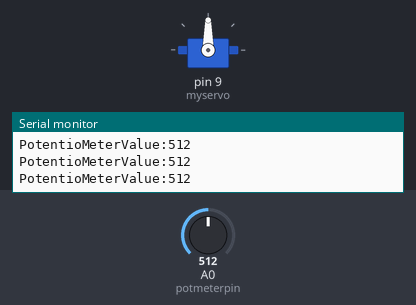
Recording of a sketch running on a simulated Arduino Uno, built with avr-gcc and run on an emulated ATmega328P. Parts: servo, the last lines printed to the serial monitor. The test bench sets the inputs (shaded band); at power-on: A0 (potmeterpin) = 512.

Above: at 1.2 s.
1.3 s: A0 (potmeterpin) set to 716
At 2.2 s:
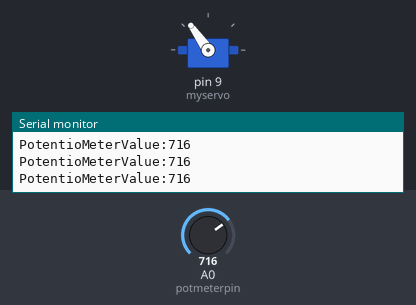
2.8 s: A0 (potmeterpin) set to 900
At 3.4 s:
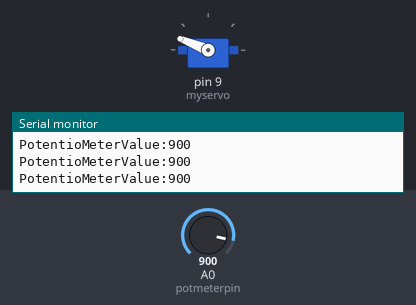
4.3 s: A0 (potmeterpin) set to 1023
At 4.7 s:
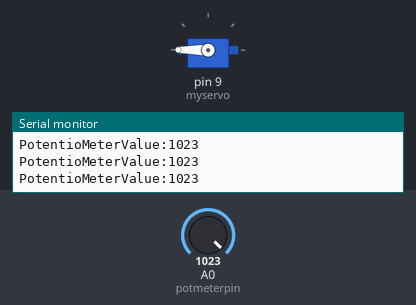
5.8 s: A0 (potmeterpin) set to 306
At 7.0 s:
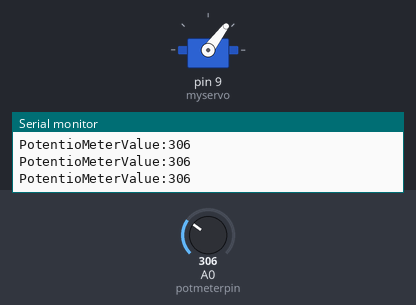
7.3 s: A0 (potmeterpin) set to 122
At 8.3 s:
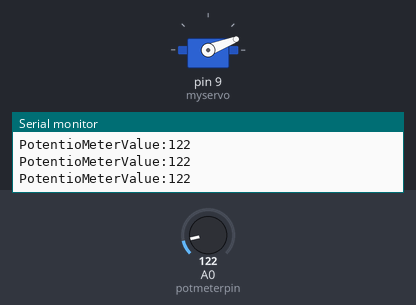
8.8 s: A0 (potmeterpin) set to 0
At 9.5 s:
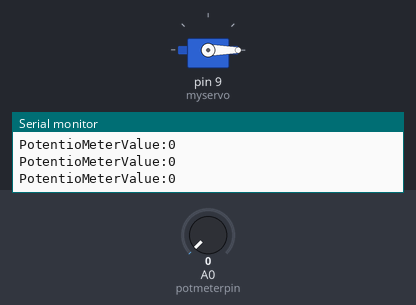
Timing chart, 0 to 11.3 s (numbered marks = the images above; inputs shaded):
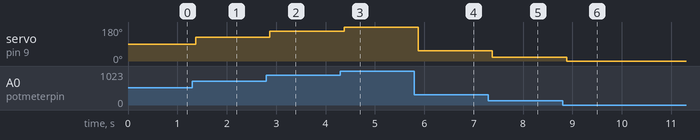

Measured:
- after the input at 1.3 s, servo on pin 9 (myservo): 90° → 125° after 0.07 s
- after the input at 2.8 s, servo on pin 9 (myservo): 125° → 158° after 0.07 s
- after the input at 4.3 s, servo on pin 9 (myservo): 158° → 180° after 0.08 s
- after the input at 5.8 s, servo on pin 9 (myservo): 180° → 53° after 0.08 s
- after the input at 7.3 s, servo on pin 9 (myservo): 53° → 21° after 0.08 s
- after the input at 8.8 s, servo on pin 9 (myservo): 21° → 0° after 0.08 s

The sketch:

Servoooooooooooooo.ino
```cpp
/*	This is a default program--
	Use File->Load Prog to load a different program
*/
# include <Servo.h>
Servo myservo;
int potmeterpin=0;
int val;

void setup()
{
	myservo.attach(9);
	Serial.begin(9600);
}

void loop()
{
	delay(100);
	val=analogRead(potmeterpin);
	Serial.print("PotentioMeterValue:");
	Serial.println(val);
	val=map(val,0,1023,0,180);
	myservo.write(val);
	delay(15);
}
```
